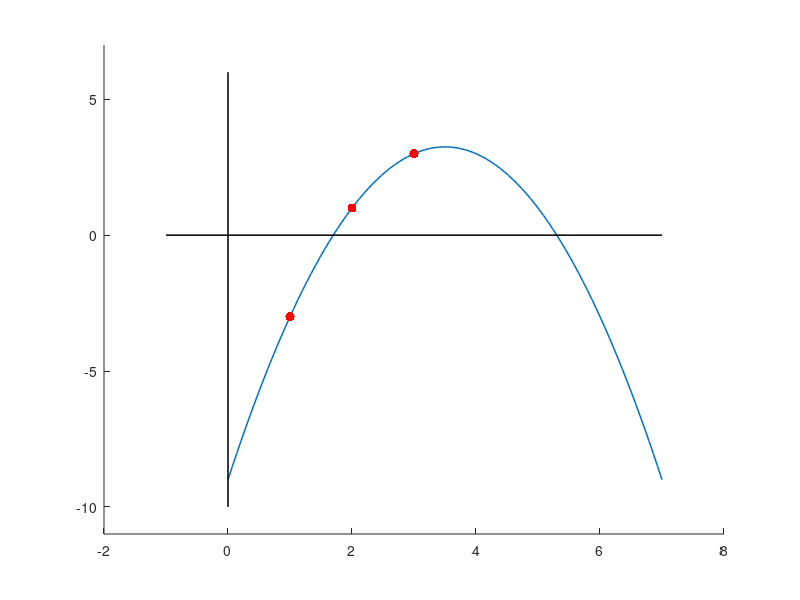

This figure's MATLAB source:
x = [1, 2, 3];
y = [-3, 1, 3];
coef = polyfit(x, y, 2);
z = linspace(0,7);
pz = polyval(coef, z);
hold on
plot(z, pz, 'LineWidth',1.1)
plot([-1,7],[0,0], 'k','LineWidth',1.1)
plot([0,0],[-10,6],'k','LineWidth',1.1)
plot(x,y,'r.','MarkerSize',20)
axis([-2, 8, -11, 7])
hold off